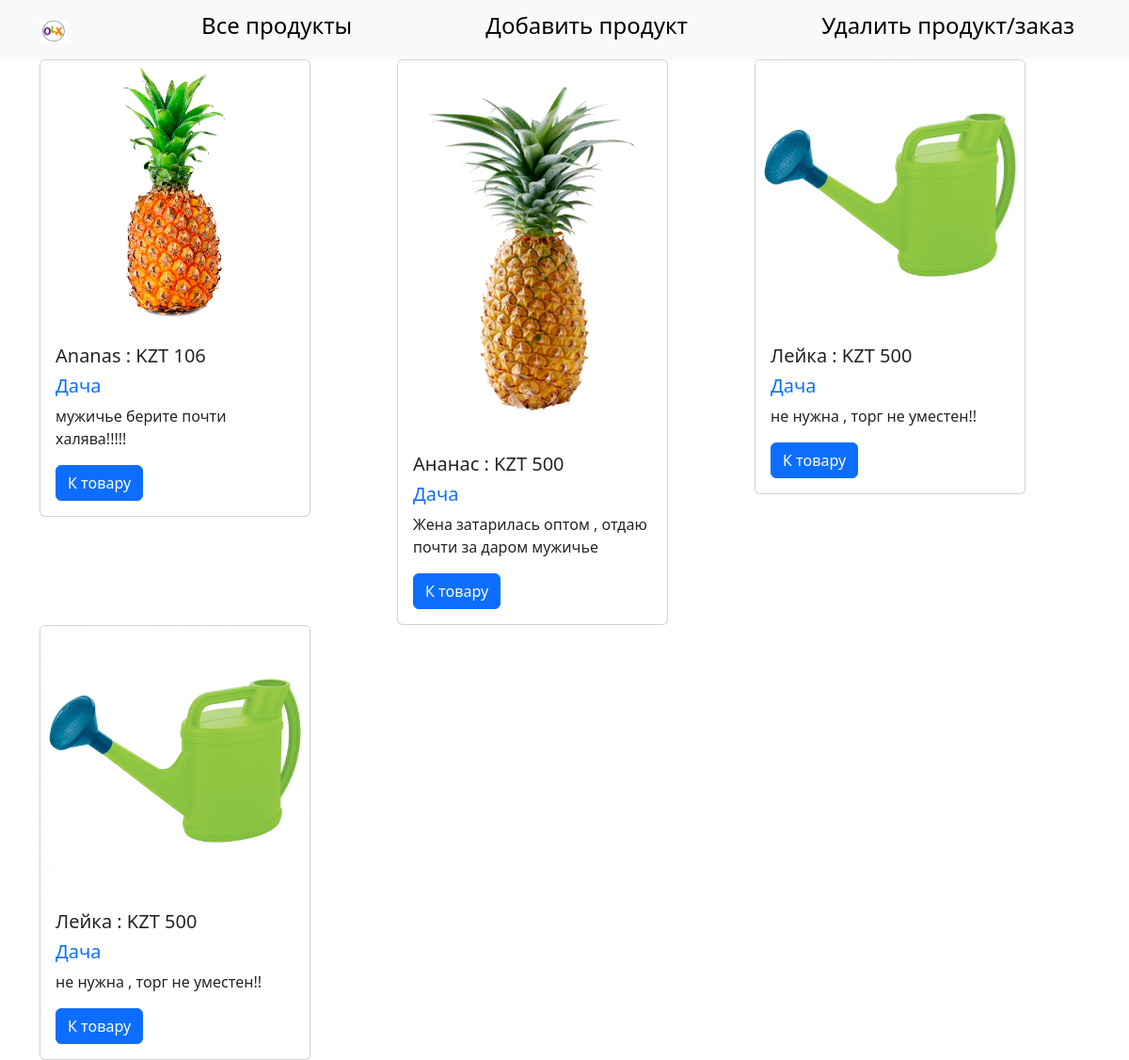
The page / on the database its author committed.
### apps/main/models.py (models this page shows, shortened)
class Products(models.Model):
    NON_CATEGORY = 'Не указано'
    HOME = 'HM'
    CLOTHES = 'CLTHS'
    SCHOOL = 'SCHL'
    DACHA = 'DCH'
    KIDS_FOR = 'KDSFR'
    EDUCATION = 'DCTN'
    CATOGORIES_CHOISES = [
        (NON_CATEGORY,'Без категории'),
        (HOME,'Для дома'),
        (CLOTHES,'Одежда'),
        (SCHOOL,'Школа'),
        (DACHA,'Дача'),
        (KIDS_FOR,'Для детей'),
        (EDUCATION,'Образование'),
    ]
    title = models.CharField(
        verbose_name='название товара',
        max_length=200,
        null=False
    )
    photo = models.ImageField(
        verbose_name='фото',
        upload_to='media/photos',
        null=True,
        blank=True
    )
    price = models.PositiveIntegerField(
        verbose_name='цена(KZT)'
    )
    category = models.CharField(
        verbose_name='категория',
        choices=CATOGORIES_CHOISES,
        default=NON_CATEGORY,
        max_length=10
    )
    description = models.TextField(
        verbose_name='описание'
    )
    class Meta:
        verbose_name = 'продукт'
        verbose_name_plural = 'продукты'
        ordering = ('title',)

### apps/main/views.py (the view)
# urls.py: path('',all_products,name='all_products'),
def all_products(request:HttpRequest)->HttpResponse:
    products: Products = Products.objects.all()
    return render(
        request=request,
        template_name='main/all_products.html',
        context={
            'products':products
        }
    )

### apps/main/templates/main/all_products.html (shortened to what this page needs)
{% load static %}
<!DOCTYPE html>
<html lang="en">
<head>
    <link href="https://cdn.jsdelivr.net/npm/bootstrap@5.3.2/dist/css/bootstrap.min.css" rel="stylesheet">
</head>
<body>
    <nav class="navbar bg-body-tertiary">
        <div class="container">
          <a class="navbar-brand" href="{% url 'all_products' %}">
            <img src="{% static 'img/olx.jpg' %}" alt="Bootstrap" width="30" height="24">
          </a>
          <a class="navbar-brand" href="{% url 'all_products' %}">
            <h4 class="text-black">Все продукты</h4>
          </a>
          <a class="navbar-brand" href="{% url 'add_product' %}">
            <h4 class="text-black">Добавить продукт</h4>
          </a>
          <a class="navbar-brand" href="{% url 'delete_product' %}">
            <h4 class="text-black">Удалить продукт/заказ</h4>
          </a>
        </div>
      </nav>
      <div class="container">
        <div class="row">
            {% if products %}
                {% for product in products %}
                    <div class="col-md-4">
                        <div class="card" style="width: 18rem;">
                            <img class="card-img-top" src="{{ product.photo.url }}" alt="">
                            <div class="card-body">
                                <h5 class="card-title">{{ product.title }} : KZT {{ product.price }}</h5>
                                <h5 class="card-title text-primary"> {{ product.get_category_display }}</h5>
                                <p class="card-text">{{ product.description }}</p>
                                <a href="{% url 'product_page' product.pk %}" class="btn btn-primary">К товару</a>
                            </div>
                        </div>
                    </div>
                {% endfor %}
            {% endif %}
        </div>
    </div>
</body>
</html>

### rows shown on the page
Products: photo (picture), title "Ananas", price "106", category "Дача", description "мужичье берите почти халява!!!!!"
Products: photo (picture), title "Ананас", price "500", category "Дача", description "Жена затарилась оптом , отдаю почти за даром мужичье"
Products: photo (picture), title "Лейка", price "500", category "Дача", description "не нужна , торг не уместен!!"
Products: photo (picture), title "Лейка", price "500", category "Дача", description "не нужна , торг не уместен!!"
